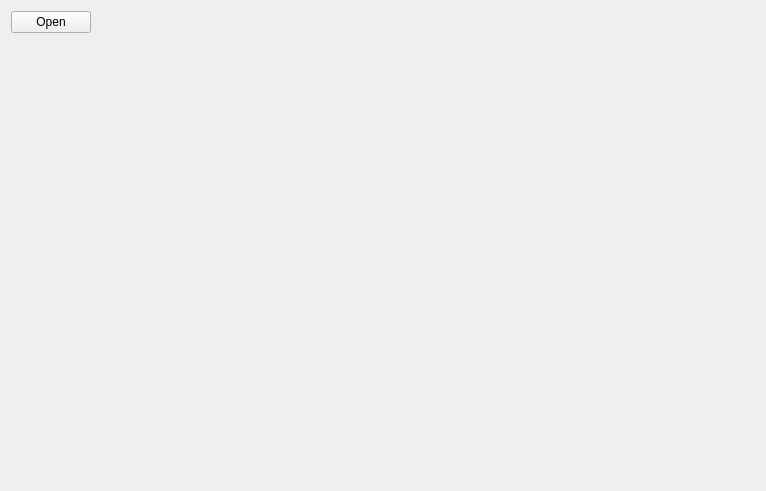
<?xml version="1.0" encoding="UTF-8"?>
<ui version="4.0">
 <class>jalousieControl</class>
 <widget class="QMainWindow" name="jalousieControl">
  <property name="geometry">
   <rect>
    <x>0</x>
    <y>0</y>
    <width>766</width>
    <height>491</height>
   </rect>
  </property>
  <property name="windowTitle">
   <string>jalousieControl</string>
  </property>
  <widget class="QWidget" name="centralWidget">
   <layout class="QVBoxLayout" name="verticalLayout">
    <item>
     <layout class="QHBoxLayout" name="horizontalLayout">
      <property name="topMargin">
       <number>0</number>
      </property>
      <item>
       <widget class="QPushButton" name="pushButton">
        <property name="text">
         <string>Open</string>
        </property>
       </widget>
      </item>
      <item>
       <spacer name="horizontalSpacer">
        <property name="orientation">
         <enum>Qt::Horizontal</enum>
        </property>
        <property name="sizeHint" stdset="0">
         <size>
          <width>40</width>
          <height>20</height>
         </size>
        </property>
       </spacer>
      </item>
     </layout>
    </item>
    <item>
     <spacer name="verticalSpacer">
      <property name="orientation">
       <enum>Qt::Vertical</enum>
      </property>
      <property name="sizeHint" stdset="0">
       <size>
        <width>20</width>
        <height>429</height>
       </size>
      </property>
     </spacer>
    </item>
   </layout>
  </widget>
 </widget>
 <layoutdefault spacing="6" margin="11"/>
 <resources/>
 <connections/>
</ui>
